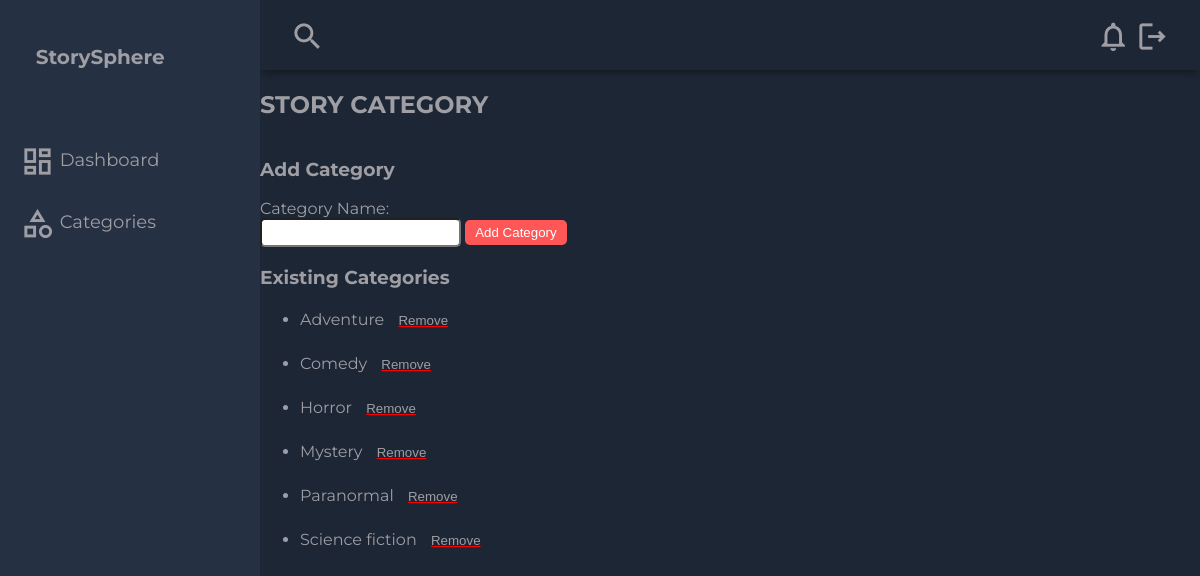
The app's page /category.php with its own data.
### tables this page shows
CREATE TABLE `genre` (
  `g_id` int(11) NOT NULL,
  `g_name` varchar(100) NOT NULL
);

### category.php (the view, shortened to what this page needs)
<?php
$con = mysqli_connect("localhost", "root", "", "users");
?>
<!DOCTYPE html>
<html lang="en">
  <head>
    <link rel="stylesheet" href="ad.css">
  </head>
  <body>
  <div class="grid-container">
<header class="header">
  <div class="header-left">
    <span class="material-icons-outlined">search</span>
  </div>
  <div class="header-right">
  <a href="admNotification.php">
    <span class="material-icons-outlined">notifications</span>
      </a>
    <a href="logout.php">
    <span class="material-icons-outlined">logout</span></a>
  </div>
</header>
<aside id="sidebar">
  <div class="sidebar-title">
    <div class="sidebar-brand">
      <span class="material-icons-outlined"></span> StorySphere
    </div>
  </div>
  <ul class="sidebar-list">
    <li class="sidebar-list-item">
      <a href="adm.php">
        <span class="material-icons-outlined">dashboard</span> Dashboard
      </a>
    </li>
    <li class="sidebar-list-item">
      <a href="category.php">
        <span class="material-icons-outlined">category</span> Categories
      </a>
    </li>
  </ul>
</aside>
    <main class="main-container">
      <div class="main-title">
        <h2>STORY CATEGORY</h2>
      </div>
      <div class="admin-panel">
       <div class="category-form">
            <h3>Add Category</h3>
            <form action="add_category.php" method="POST">
                <label for="category_name">Category Name:</label>
                <input type="text" id="category_name" name="category_name" required>
                <button type="submit" name="submit">Add Category</button>
            </form>
        </div>
        <div class="existing-categories">
            <h3>Existing Categories</h3>
            <ul>
                <?php
                $sql = "SELECT * FROM genre";
                $result = mysqli_query($con, $sql);
                if (mysqli_num_rows($result) > 0) {
                    while ($row = mysqli_fetch_assoc($result)) {
                        echo "<form method ='POST' action='deleteCategory.php'>
                        <input type='number' name='g_id' value ='{$row['g_id']}' hidden>
                        <li>" . $row['g_name'] . "
                        <button type='submit' name='deleteCategory' id='deleteBtn'> Remove</button>
                        </li><br>
                        </form>";
                    }
                } else {
                    echo "No categories found.";
                }
                ?>
            </ul>
        </div>
    </div>
      </div>
  </body>
</html>

### ad.css (style rules this page uses)
body { margin: 0; padding: 0; background-color: #1d2634; color: #9e9ea4; font-family: 'Montserrat', sans-serif; }
.material-icons-outlined { vertical-align: middle; line-height: 1px; font-size: 35px; }
.grid-container { display: grid; grid-template-columns: 260px 1fr 1fr 1fr; grid-template-rows: 0.2fr 3fr; grid-template-areas: 'sidebar header header header' 'sidebar main main main'; height: 100vh; }
.header { grid-area: header; height: 70px; display: flex; align-items: center; justify-content: space-between; padding: 0 30px 0 30px; box-shadow: 0 6px 7px -3px rgba(0, 0, 0, 0.35); }
#sidebar { grid-area: sidebar; height: 100%; background-color: #263043; overflow-y: auto; transition: all 0.5s; -webkit-transition: all 0.5s; }
.sidebar-title { display: flex; justify-content: space-between; align-items: center; padding: 30px 30px 30px 30px; margin-bottom: 30px; }
.sidebar-brand { margin-top: 15px; font-size: 20px; font-weight: 700; }
.sidebar-list { padding: 0; margin-top: 15px; list-style-type: none; }
.sidebar-list-item { padding: 20px 20px 20px 20px; font-size: 18px; }
.sidebar-list-item > a { text-decoration: none; color: #9e9ea4; }
.admin-panel { display: flex; flex-direction: column; width: 100%; max-width: 800px; margin: 0 auto; }
button { background-color: #ff5757; color: #fff; border: none; padding: 5px 10px; border-radius: 5px; cursor: pointer; }
#deleteBtn { color: #9e9ea4; background: none; cursor: pointer; text-decoration: underline red; }
input { padding: 5px 10px; border-radius: 5px; }
.header .header-right a { text-decoration: none; color: #9e9ea4; }

### records on screen
genre: g_name "Adventure"
genre: g_name "Comedy"
genre: g_name "Horror"
genre: g_name "Mystery"
genre: g_name "Paranormal"
genre: g_name "Science fiction"
